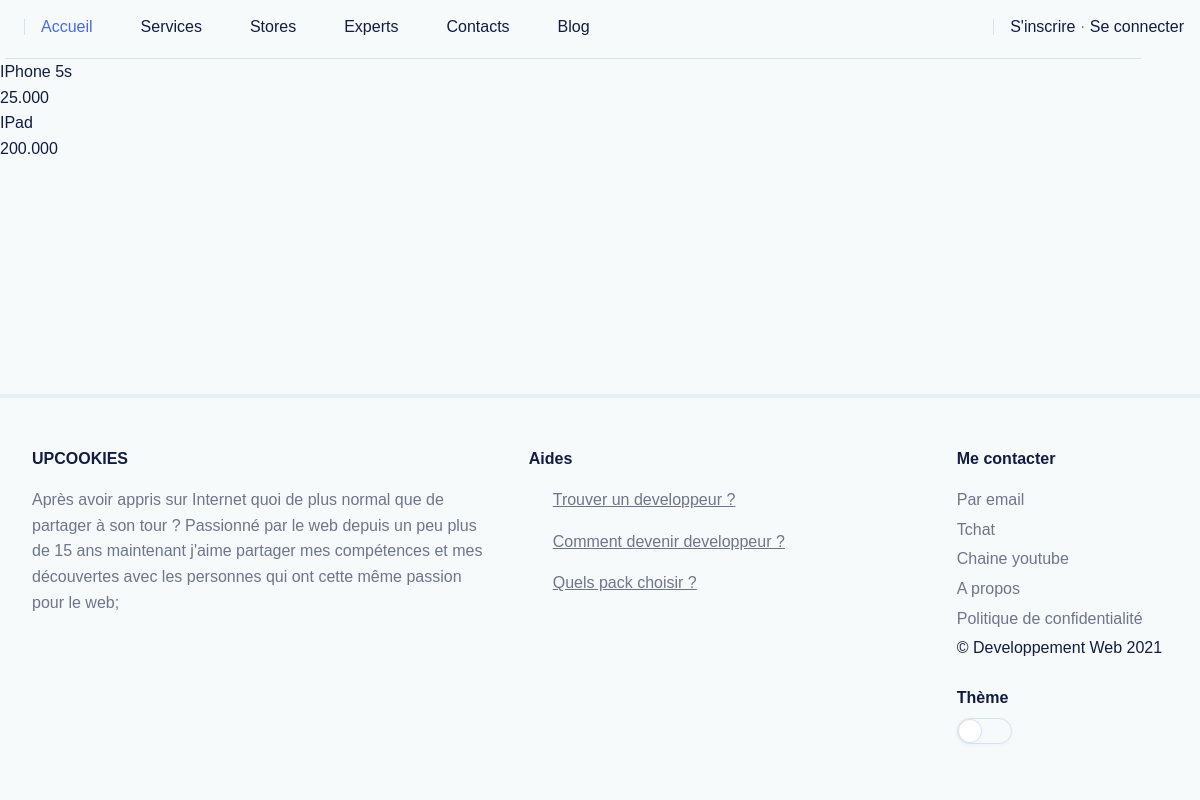
/store/, run on the app's committed database.
### store/models.py (models this page shows, shortened)
class Produit(models.Model):
    name = models.CharField(max_length=255, unique=True)
    slug = models.SlugField(max_length=255)
    pub_date = models.DateTimeField('date published', null=True)
    image = models.ManyToManyField(Images)
    number = models.IntegerField(default=1)
    price = models.CharField(max_length=10)
    description = models.TextField(blank=True)
    class Meta:
        verbose_name = "Produit"
        verbose_name_plural = "Produit"
        ordering = ('-pub_date',)
    def get_absolute_url(self):
        return reverse('store:detail', args=[self.slug])

### store/views.py (the view)
# urls.py: path('store/', include('store.urls')),
def store(request):
    produit = Produit.objects.all()
    return render(request, 'store/index.html', {'produit':produit})

### templates/store/index.html (shortened to what this page needs)
{% extends "../base.html" %}
{% block content %}
	{% for p in produit %}
		<a href="{{ p.get_absolute_url }}">{{ p.name }}</a>
		{{ p.price }}
	{% endfor %}
	<br>
{% endblock %}

### data on the page
Produit: name "IPhone 5s", price "25.000"
Produit: name "IPad", price "200.000"
